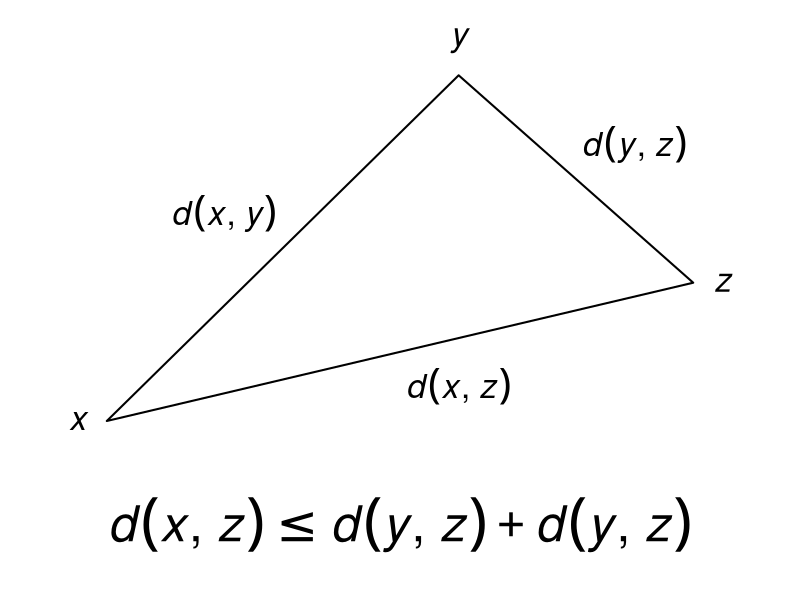
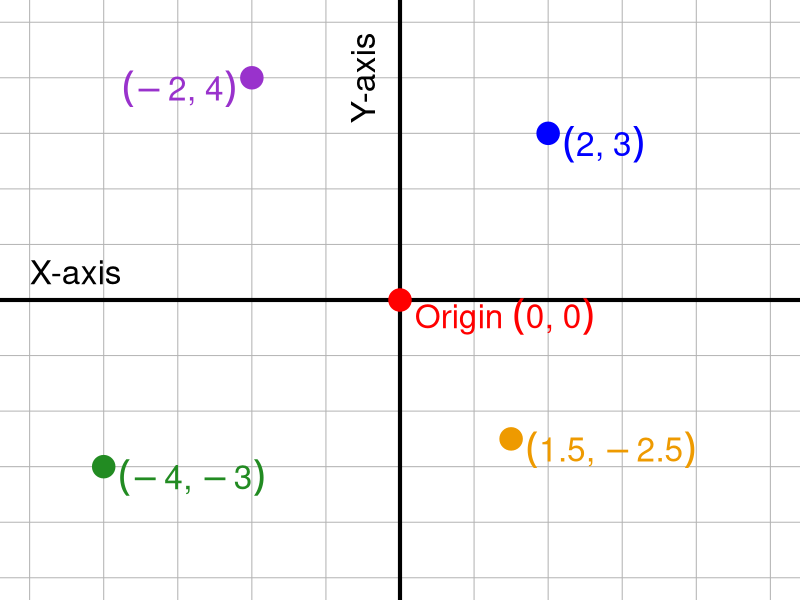
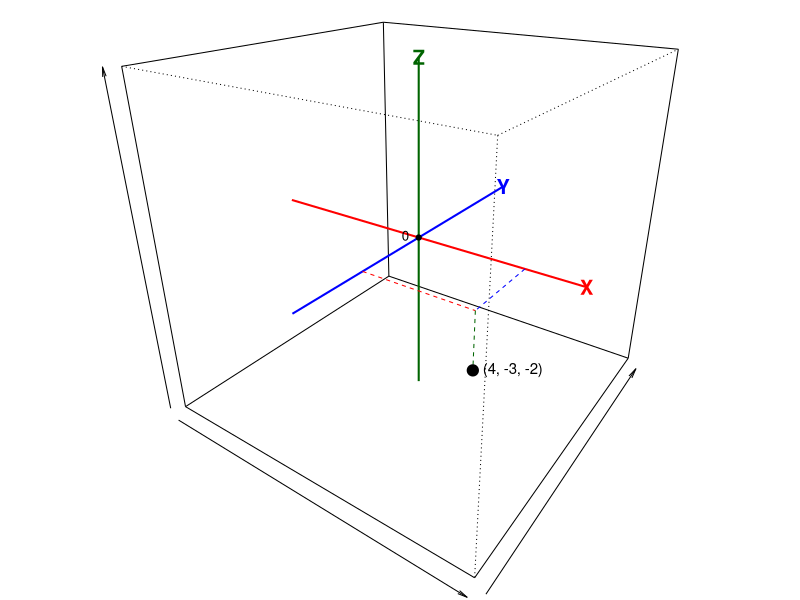
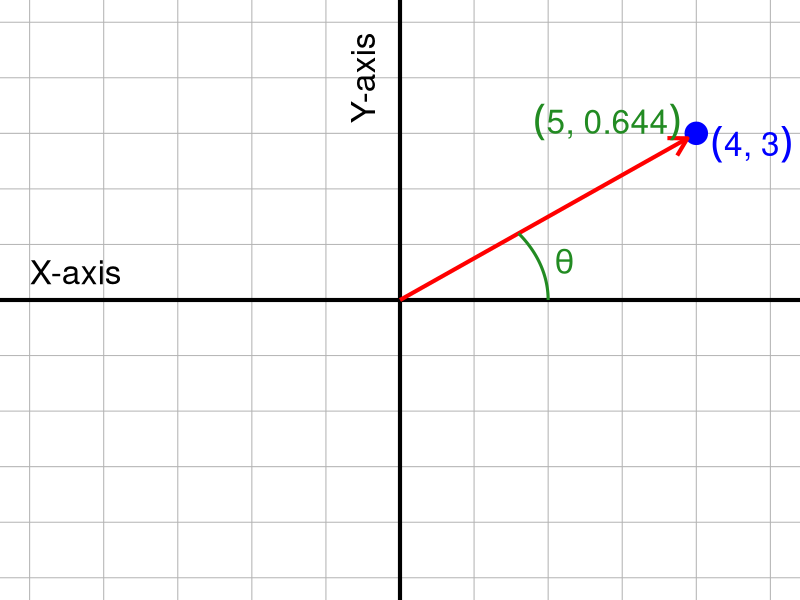
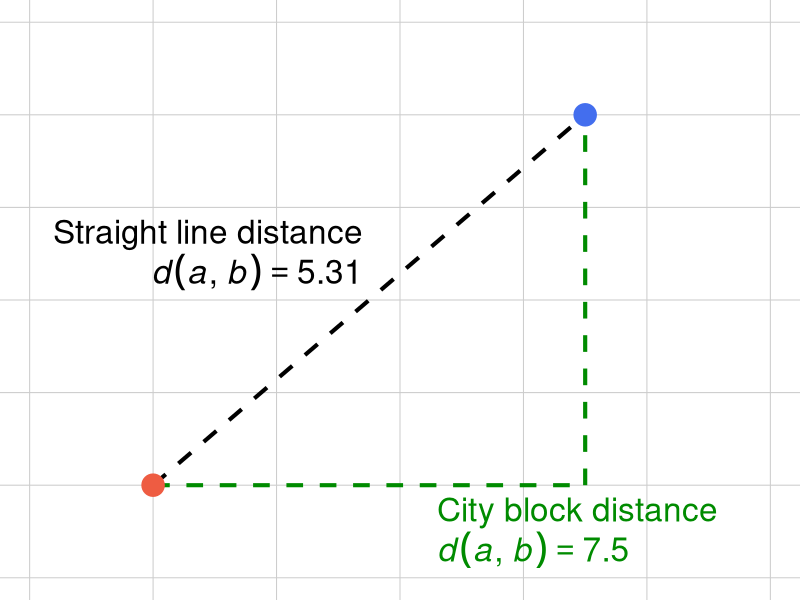
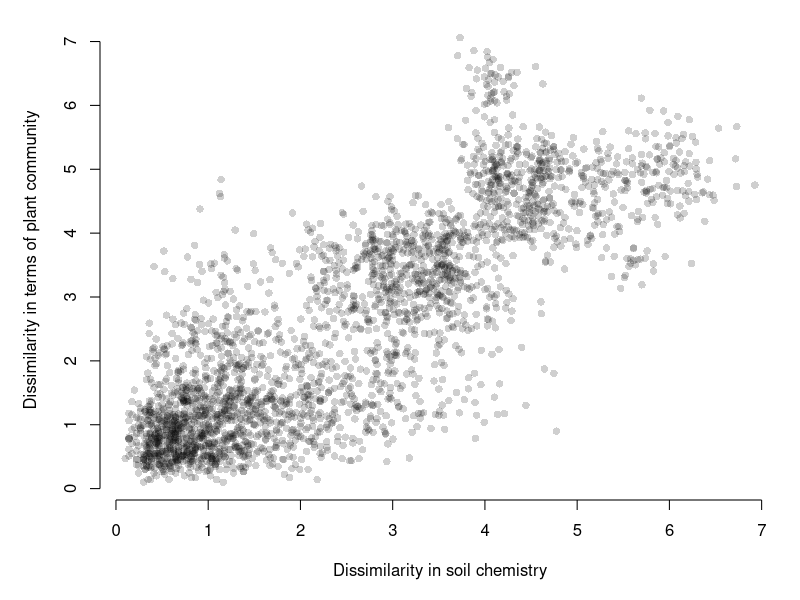
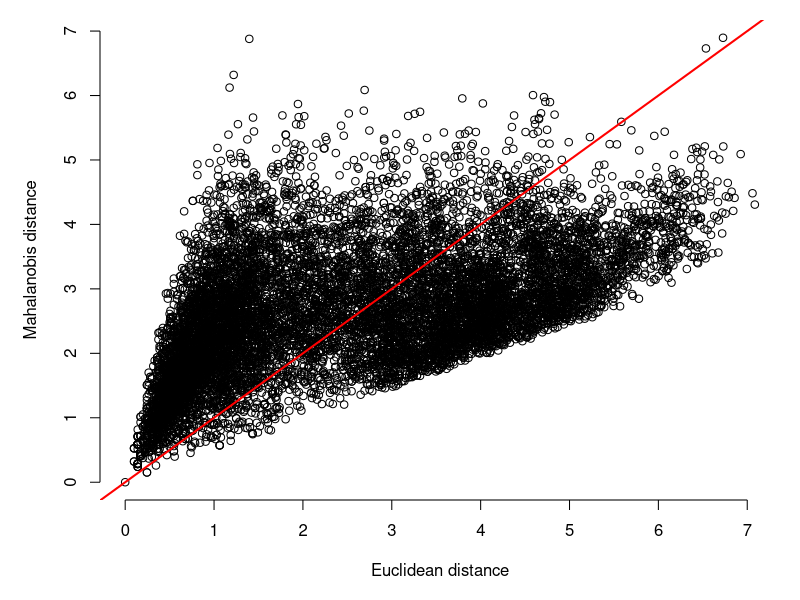

Here is the R script that generated these plots, in order:
## ---- chunk 1
#| echo: false
#| fig-width: 8
#| fig-height: 6

par(mar=c(1,1,1,1), mfrow=c(1,1), bty="n")
plot(2:9, 2:9, type="n", xlab="", ylab="",
     xlim=c(2.5,8.5), ylim=c(1,8.5), axes=FALSE)
polygon(x=c(3,6,8,3), y=c(3,8,5,3), border="black", lwd=2)
text(4,6, expression(italic(d)*(italic(x)*", "*italic(y))), cex=2, font=3)
text(7.5, 7, expression(italic(d)*(italic(y)*", "*italic(z))), cex=2, font=3)
text(6,3.5, expression(italic(d)*(italic(x)*", "*italic(z))), cex=2, font=3)
text(5.5, 1.5, expression(italic(d)*(italic(x)*", "*italic(z))<=italic(d)*(italic(y)*", "*italic(z))+italic(d)*(italic(y)*", "*italic(z))),
     cex=3)
text(c(2.75, 6, 8.25), c(3, 8.5, 5),
     c("x", "y", "z"), font=3, cex=2)
## ---- chunk 2
#| fig-width: 8
#| fig-height: 8
#| echo: false
#| label: fig-cartesian
#| fig-cap: "text"
#| fig-alt: "text"

par(mar=c(0,0,0,0), mfrow=c(1,1), lend=1)
n <- 5
plot(1:10, type="n", xlim=c(-n, n), ylim=c(-n, n), axes=FALSE)
ns <- seq(-n, n, by=1)
segments(ns, -n*2, ns, n*2, col="grey70")
segments(-n*2, ns, n*2, ns, col="grey70")
segments(-n*2, 0, n*2, 0, lwd=4)
segments(0, n*2, 0, -n*2, lwd=4)
text(-n, 0.5, "X-axis", adj=0, cex=2)
text(-0.5, n-1, "Y-axis", cex=2, srt=90)
points(0, 0, pch=19, col="red", cex=3)
text(0.2, -0.3, expression(Origin~(0*", "*0)), adj=0, col="red", cex=2)
points(2,3, pch=19, col="blue", cex=3)
text(2+0.2,3-0.2, expression((2*", "*3)), adj=0, col="blue", cex=2)
points(-4, -3, pch=19, col="forestgreen", cex=3)
text(-4+0.2,-3-0.2, expression((-4*", "*-3)), adj=0, col="forestgreen", cex=2)
points(1.5, -2.5, pch=19, col="orange2", cex=3)
text(1.5+0.2,-2.5-0.2, expression((1.5*", "*-2.5)), adj=0, col="orange2", cex=2)
points(-2, 4, pch=19, col="darkorchid", cex=3)
text(-2-0.2,4-0.2, expression((-2*", "*4)), adj=1, col="darkorchid", cex=2)
## ---- chunk 3
#| fig-width: 8
#| fig-height: 8
#| echo: false
#| label: fig-cartesian2
#| fig-cap: "Three-dimensional Cartesian coordinate system showing the location of a point at (4, −3, −2). The X, Y, and Z axes intersect at the origin (0, 0, 0). Dashed lines illustrate the projection of the point along each coordinate axis."
#| fig-alt: "Three-dimensional coordinate system enclosed in a wireframe cube, with the X-axis in red, Y-axis in blue, and Z-axis in green, intersecting at the origin. A black point labeled (4, −3, −2) lies below the XY plane. Dashed red, blue, and green lines illustrate its position relative to the coordinate axes."

# Reduce margins
op <- par(mar = c(0, 0, 0, 0))

lim <- c(-6, 6)

# Create empty 3D coordinate system
pmat <- persp(lim, lim, matrix(0, 2, 2),
              xlim = lim, ylim = lim, zlim = lim,
              theta = 35, phi = 25,
              col = NA, border = NA,
              xlab = "", ylab = "", zlab = "",
              ticktype = "simple",
              box = TRUE,
              scale = FALSE,
              expand = 1)

# Helper for drawing 3D lines
line3d <- function(x, y, z, ...) {
  p <- trans3d(x, y, z, pmat)
  lines(p$x, p$y, ...)
}

# Three coordinate axes intersecting at origin
line3d(lim, c(0, 0), c(0, 0), lwd = 2, col = "red")
line3d(c(0, 0), lim, c(0, 0), lwd = 2, col = "blue")
line3d(c(0, 0), c(0, 0), lim, lwd = 2, col = "darkgreen")

# Label positive ends of axes
axis_label <- function(x, y, z, label, col) {
  p <- trans3d(x, y, z, pmat)
  text(p$x, p$y, label, col = col, font = 2, cex = 1.2)
}

axis_label(6, 0, 0, "X", "red")
axis_label(0, 6, 0, "Y", "blue")
axis_label(0, 0, 6, "Z", "darkgreen")

# Dashed projection lines
line3d(c(0, 4), c(-3, -3), c(0, 0),
       lty = 2, col = "red")
line3d(c(4, 4), c(0, -3), c(0, 0),
       lty = 2, col = "blue")
line3d(c(4, 4), c(-3, -3), c(0, -2),
       lty = 2, col = "darkgreen")

# Plot the point
p <- trans3d(4, -3, -2, pmat)
points(p$x, p$y, pch = 19, col = "black", cex = 1.5)
text(p$x, p$y, "(4, -3, -2)", pos = 4, cex = 0.9)

# Mark origin
p0 <- trans3d(0, 0, 0, pmat)
points(p0$x, p0$y, pch = 19, cex = 0.7)
text(p0$x, p0$y, "0", pos = 2, cex = 0.8)

par(op)
## ---- chunk 4
#| fig-width: 8
#| fig-height: 8
#| echo: false
#| label: fig-vector1
#| fig-cap: "Two-dimensional coordinate system illustrating the Cartesian and polar representations of a point. The point (4, 3) can also be expressed in polar coordinates as (5, 0.644), where 5 is the distance from the origin and 0.644 radians is the angle (θ) measured counterclockwise from the positive X-axis."
#| fig-alt: "Two-dimensional Cartesian coordinate system with a blue point at (4, 3). A red vector extends from the origin to the point, with a green arc marking the angle θ between the vector and the positive X-axis. The Cartesian coordinates (4, 3) are labeled in blue, and the equivalent polar coordinates (5, 0.644) are labeled in green."

par(mar=c(0,0,0,0), mfrow=c(1,1), lend=1)
n <- 5
plot(1:10, type="n", xlim=c(-n, n), ylim=c(-n, n), axes=FALSE)
ns <- seq(-n, n, by=1)
segments(ns, -n*2, ns, n*2, col="grey70")
segments(-n*2, ns, n*2, ns, col="grey70")
segments(-n*2, 0, n*2, 0, lwd=4)
segments(0, n*2, 0, -n*2, lwd=4)
text(-n, 0.5, "X-axis", adj=0, cex=2)
text(-0.5, n-1, "Y-axis", cex=2, srt=90)

points(4, 3, pch=19, col="blue", cex=3)
text(4+0.2, 3-0.2, expression((4*", "*3)), adj=0, col="blue", cex=2)
s <- 0.97
arrows(0, 0, 4*s, 3*s, length=0.2, lwd=4, col="red")
theta <- seq(0, atan2(3, 4), length.out = 100)

lines(2 * cos(theta), 2 * sin(theta),
      col = "forestgreen", lwd = 3)
text(2.2 * cos(mean(theta)),
     2.2 * sin(mean(theta)),
     expression(theta), adj=0, col="forestgreen", cex=2)

text(3.8, 3.2, expression((5*", "*0.644)), adj=1, cex=2, col="forestgreen")
## ---- chunk 5
#| fig-width: 8
#| fig-height: 8
#| echo: false
#| label: fig-distances
#| fig-cap: "Comparison of Euclidean (straight-line) and Manhattan (city-block) distances between two points in two-dimensional space. Euclidean distance measures the shortest distance between the points (5.31 units), while Manhattan distance sums the absolute differences along the two coordinate axes (7.5 units)."
#| fig-alt: "Two-dimensional coordinate grid showing a red point at the lower left and a blue point at the upper right. A black dashed diagonal line connects the points directly, representing Euclidean distance (5.31). Green dashed horizontal and vertical lines form a right-angle path between the points, representing Manhattan distance (7.5)."

par(mar=c(0,0,0,0), mfrow=c(1,1), lend=1)
n <- 3
plot(1:10, type="n", xlim=c(-n, n), ylim=c(-n, n), axes=FALSE)
ns <- seq(-n, n, by=1)
segments(ns, -n*2, ns, n*2, col="grey80")
segments(-n*2, ns, n*2, ns, col="grey80")
segments(-2, -2, 1.5, 2, lwd=4, lty=2)
segments(-2, -2, 1.5, -2, lwd=4, col="green4", lty=2)
segments(1.5, -2, 1.5, 2, lwd=4, col="green4", lty=2)
points(-2, -2, pch=19, cex=3, col="tomato2")
points(1.5,2, pch=19, cex=3, col="royalblue2")

text(-0.3, 0.7, "Straight line distance", adj=1, cex=2)
text(-0.3, 0.3, expression(italic(d)*(italic(a)*", "*italic(b))==5.31),
     adj=1, cex=2)
text(0.3, -2.3, "City block distance", adj=0, cex=2, col="green4")
text(0.3, -2.7, expression(italic(d)*(italic(a)*", "*italic(b))==7.5),
     adj=0, cex=2, col="green4")

## ---- chunk 6
library(vegan)

# small dataset
# 2 of each species in iris
# drop column 5 (species names)
x <- iris[c(1:2, 51:52, 101:102),1:4]

# calculate distance matrix
vegdist(x)
## ---- chunk 7
round(
    vegdist(x, diag=TRUE, upper=TRUE)
    ,2)
## ---- chunk 8
#| fig-width: 8
#| fig-height: 6
#| echo: false
#| label: fig-distvsdist
#| fig-cap: "Relationship between dissimilarity in soil chemistry and dissimilarity in plant community composition. Each point represents a pairwise comparison between two sites. Plant communities generally become more dissimilar as differences in soil chemistry increase, although considerable variation exists around this relationship."
#| fig-alt: "Scatterplot showing dissimilarity in soil chemistry on the X-axis and dissimilarity in plant community composition on the Y-axis, both ranging approximately from 0 to 7. Thousands of semitransparent gray points show a generally positive relationship, with dense clusters at low dissimilarities and a broad, upward-trending distribution at higher values."

x1 <- iris[seq(2, 150, by=2),-5]
x2 <- iris[seq(1, 149, by=2), -5]

d1 <- vegdist(x1, method="euclidean")
d2 <- vegdist(x2, method="euclidean")

par(mar=c(5,5,1,1), mfrow=c(1,1), bty="n")
plot(d1, d2, pch=16, col="#00000030",
     ylab="Dissimilarity in terms of plant community",
     xlab="Dissimilarity in soil chemistry")
## ---- chunk 9
# small dataset
# 2 of each species in iris
x <- iris[c(1:2, 51:52, 101:102),1:4]

# calculate distance matrix
dist.X <- vegdist(x, method="euclidean")

# inspect (2 decimal places for clarity)
round(dist.X, 2)
## ---- chunk 10
#| echo: false
silly <- read.csv("../datasets/silly-trait-matrix-example1.csv")
rownames(silly) <- silly$organism
silly$organism <- FALSE
## ---- chunk 11
vegdist(silly, method="manhattan")
## ---- chunk 12
# example dataset of species abundances 
# from package vegan
data(varespec)

# just need a few rows
x <- varespec[1:8,]

# convert to binary
# 1 = present; 0 = absent
x[x>0] <- 1

# calculate Jaccard distance
d <- vegdist(x, method="jaccard")

# round for clarity
round(d, 3)
## ---- chunk 13
# small dataset of abundances
x <- varespec[1:8,]

# calculate quantitative Jaccard distance
d1 <- vegdist(x, "jaccard")

# calculate Bray-Curtis and transform
d2 <- vegdist(x)
d2 <- (2*d2)/(1+d2)

# quantitative Jaccard
round(d1, 3)

# transformed Bray-Curtis
round(d2, 3)
## ---- chunk 14
# 2 observations per species in iris
# drop species column (5)
x <- iris[c(1,2,51, 52, 101, 102), -5]

# calculate distance
d <- vegdist(x, "mahalanobis")

# round and print
round(d, 3)
## ---- chunk 15
#| fig-width: 8
#| fig-height: 6
#| echo: false
#| label: fig-mahalanobis
#| fig-cap: "Comparison of Euclidean and Mahalanobis distances between pairs of observations in a multivariate dataset. Each point represents a pairwise comparison, with Euclidean distance on the X-axis and Mahalanobis distance on the Y-axis. The red line indicates where the two distances would be equal (1:1). Differences between the two measures arise because Mahalanobis distance accounts for the variances and covariances among variables."
#| fig-alt: "Scatterplot of Euclidean distance versus Mahalanobis distance, with both axes ranging approximately from 0 to 7. Thousands of overlapping black open circles form a broad, positively associated cloud. A red diagonal line represents equal distances under the two metrics. Points occur both above and below the line, indicating that Mahalanobis distances can be greater or smaller than Euclidean distances for the same pair of observations."
#| 
x <- iris[,-5]

d.mah <- vegdist(x, "mahalanobis")
d.euc <- vegdist(x, "euclidean")

par(mar=c(5,5,1,1))
plot(d.euc, d.mah,
     xlab="Euclidean distance",
     ylab="Mahalanobis distance")
abline(a=0, b=1, col="red", lwd=2)
## ---- chunk 16
# first few rows of a
# species abundance dataset
x <- varespec[1:8,]

# convert abundances to presence (1)
# and absence (0)
x[x>0] <- 1

# calculate Sørensen dissimilarity
d <- vegdist(x)

# round and present
round(d, 3)
## ---- chunk 17
# first few rows of a
# species abundance dataset
x <- varespec[1:8,]

# calculate Bray-Curtis dissimilarity
d <- vegdist(x)

# round and present
round(d, 3)
## ---- chunk 18
# first few rows of a
# species abundance dataset
x <- varespec[1:8,]
rownames(x) <- NULL

# blank out a few rows
x[2,] <- 0
x[4,] <- 0

# calculate Bray-Curtis dissimilarity
d <- vegdist(x)

# round and present
round(d, 3)
## ---- chunk 19
# first few rows of a
# species abundance dataset
x <- varespec[1:8,]
rownames(x) <- NULL

# blank out a few rows
x[2,] <- 0
x[4,] <- 0

# add a dummy variable with abundance 1 everywhere
x$dummy <- 1

# calculate Bray-Curtis dissimilarity
d <- vegdist(x)

# round and present
round(d, 3)
## ---- chunk 20
# first few rows of a
# species abundance dataset
x <- varespec[1:8,]
rownames(x) <- NULL

# blank out a few rows
x[2,] <- 0
x[4,] <- 0

# Hellinger transformation
totals <- rowSums(x)
totals[totals==0] <- 1
x.hel <- sqrt(sweep(as.matrix(x), 1, totals, "/"))

# calculate Euclidean distance on transformed matrix
d <- vegdist(x.hel, method="euclidean")

# round and print
round(d,3)
